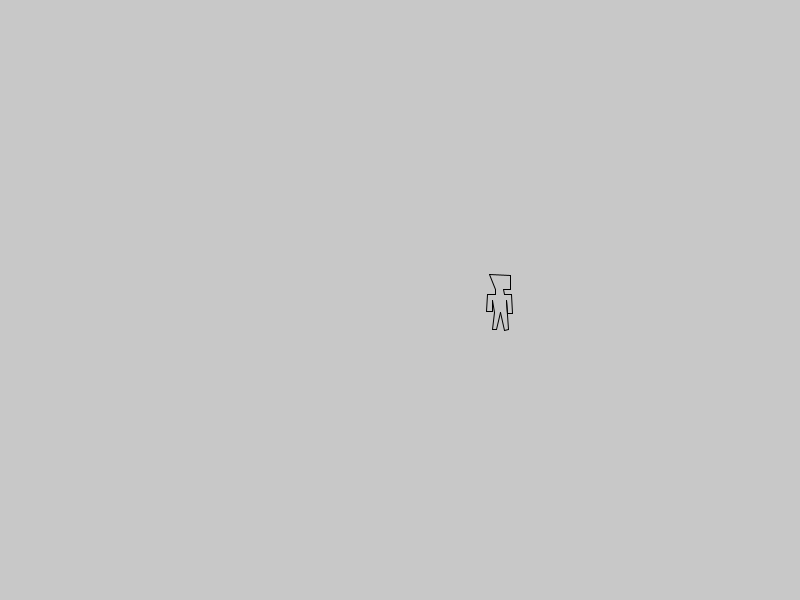
Frame 1 (no input)
Frame 60 (the mouse pressed at the canvas centre just before this capture): identical to frame 1, image omitted
Frame 120 (the mouse held since frame 60 and released just before this capture): identical to frame 1, image omitted

The Processing sketch that drew this single still picture (run headless with seeded random() and noise(); from frame 60 on, the mouse is pressed at the canvas centre):

// Processing sketch: Game
// ── Game.pde
//Game
//Work started 1-8-2020
Camera cam;
Player player = new Player();

void setup() {
  size(800, 600);
  smooth(7);
}


void draw() {
  background(200);
  DrawPlayer();
}


void DrawPlayer() {
  player.Show();
}

// ── Camera.pde
class Camera {
  PVector pos;
  
  Camera() {
    
  }
  
}

// ── Player.pde
class Player {
  PVector pos = new PVector(500, 300);
  PVector scale = new PVector(1, 1);
  
  PVector[] point = {
    new PVector(-10.139999, -25.349998),
    new PVector(10.92, -24.439999),
    new PVector(10.4, -10.53),
    new PVector(3.5099998, -10.2699995),
    new PVector(4.0299997, -5.72),
    new PVector(11.7, -5.85),
    new PVector(12.219999, 13.129999),
    new PVector(7.93, 13.129999),
    new PVector(6.5, 0.0),
    new PVector(8.45, 29.9),
    new PVector(4.29, 30.029999),
    new PVector(0.13, 12.219999),
    new PVector(-3.77, 29.509998),
    new PVector(-7.54, 29.509998),
    new PVector(-5.9799995, 12.48),
    new PVector(-7.2799997, 0.0),
    new PVector(-7.7999997, 11.83),
    new PVector(-13.129999, 11.7),
    new PVector(-12.87, -5.85),
    new PVector(-4.29, -5.46),
    new PVector(-4.16, -10.2699995)
  };
  Player() {
    
  }
  
  void Show() {
    //Calculating the actual world positions of the points
    strokeWeight(1);
    PVector[] worldPos = new PVector[point.length];
    for (int i = 0; i < point.length; i++) {
      worldPos[i] = new PVector(pos.x + point[i].x * scale.x, pos.y + point[i].y * scale.y);
    }
    for (int i = 0; i < point.length-1; i++) {
      line(worldPos[i].x, worldPos[i].y, worldPos[i+1].x, worldPos[i+1].y); //Lines between every point
    }
    line(worldPos[worldPos.length-1].x, worldPos[worldPos.length-1].y, worldPos[0].x, worldPos[0].y); //Line connecting the last and first points
  }
  
}
